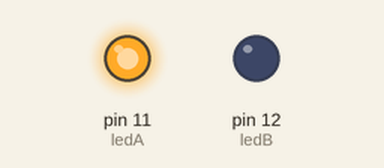
Recording of a sketch running on a simulated Arduino Uno, built with avr-gcc and run on an emulated ATmega328P. Shown: output pins drawn as LEDs (lit = HIGH).

Above: at 0.3 s.
At 10.7 s:
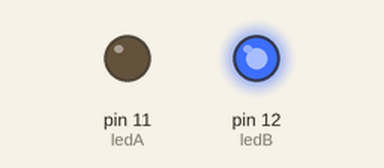
At 17.1 s:
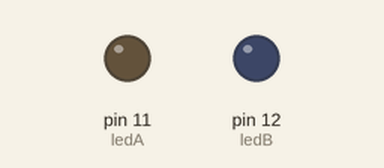
Timing chart, 0 to 18.9 s (numbered marks = the images above):
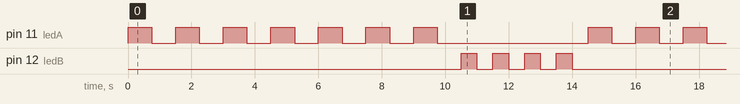

Measured:
- by itself, pin 11 (ledA): repeats every 14.5 s: 6 × (LOW 0.75 s, HIGH 0.75 s), LOW 4.8 s, HIGH 0.75 s
- by itself, pin 12 (ledB): repeats every 14.5 s: 3 × (LOW 0.50 s, HIGH 0.50 s), LOW 11.0 s, HIGH 0.50 s
- by itself, everything shown: repeats every 14.5 s, in 22 steps

The sketch:

function.ino.ino
```cpp
int ledA=11;
int ledB=12;

void setup() {
  pinMode(ledA,OUTPUT);
  pinMode(ledB,OUTPUT);
}

void loop() {
  kerlip(1,7,ledA,750);
  kerlip(1,4,ledB,500);
}

void kerlip(int batasmin, int batasmax, int led, int waktu){
  for(int i=batasmin; i<=batasmax; i++){
    digitalWrite(led,HIGH);
    delay(waktu);
    digitalWrite(led,LOW);
    delay(waktu);
  }
}
```
